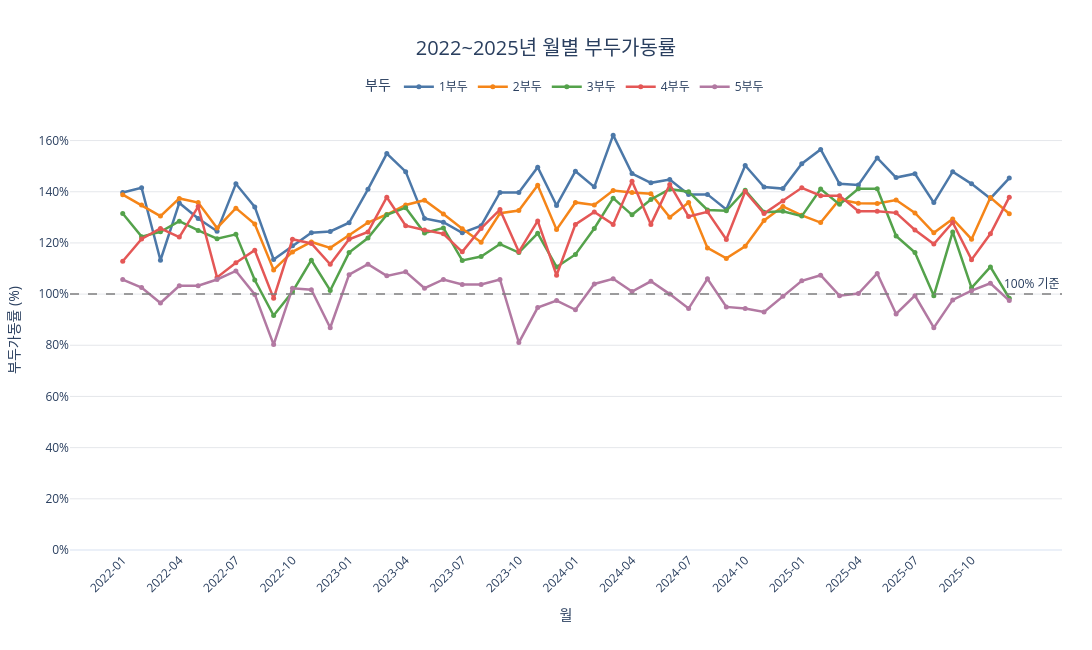

Write notebook code for a chart like this one.
### Markdown cell above
# 월별 부두가동률

### Code cell
import pandas as pd
import plotly.graph_objects as go

# ======================================
# 1. 기본 설정
# ======================================

DATA_PATH = r"C:\work\Final_Project\data\port_month.csv"

START_YEAR = 2022
END_YEAR = 2025

# 연간 하역능력 참고값 (TEU/년)
reference_capacity = {
    "1부두": 2_090_000,
    "2부두": 3_790_000,
    "3부두": 2_310_000,
    "4부두": 1_930_000,
    "5부두": 2_440_000
}

# 참고값을 모든 연도에 동일하게 적용
capacity_by_year = {
    year: reference_capacity.copy()
    for year in range(START_YEAR, END_YEAR + 1)
}

# ======================================
# 2. CSV 불러오기
# ======================================

df = pd.read_csv(DATA_PATH, encoding="cp949")
df.columns = df.columns.str.strip()

df = df.loc[
    df["기준년도"].between(START_YEAR, END_YEAR)
].copy()

if df.empty:
    raise ValueError("선택한 기간에 해당하는 자료가 없습니다.")

if df.duplicated(["기준년도", "월"]).any():
    raise ValueError("동일 연도·월의 중복 기록이 있습니다.")

if not df["단위"].astype(str).str.strip().eq("천TEU").all():
    raise ValueError("처리량 단위가 천TEU인지 확인하세요.")

# ======================================
# 3. 부두별 자료를 세로 형태로 변환
# ======================================

monthly = df.melt(
    id_vars=["기준년도", "월"],
    value_vars=[
        "신항1부두",
        "신항2부두",
        "신항3부두",
        "신항4부두",
        "신항5부두"
    ],
    var_name="부두",
    value_name="처리량_천TEU"
)

monthly["부두"] = monthly["부두"].str.replace(
    "신항", "", regex=False
)

monthly["기준월"] = pd.to_datetime({
    "year": monthly["기준년도"],
    "month": monthly["월"],
    "day": 1
})

# 천TEU → TEU
monthly["실제 처리실적(TEU)"] = (
    pd.to_numeric(
        monthly["처리량_천TEU"],
        errors="coerce"
    ) * 1000
)

# ======================================
# 4. 월별·연간 일수 계산
# ======================================

monthly["월 일수"] = monthly["기준월"].dt.days_in_month

monthly["연간 일수"] = (
    monthly["기준월"].dt.is_leap_year
    .map({True: 366, False: 365})
)

monthly["연간 하역능력(TEU)"] = monthly.apply(
    lambda row: capacity_by_year[
        int(row["기준년도"])
    ][row["부두"]],
    axis=1
)

capacity = monthly["연간 하역능력(TEU)"]

if capacity.isna().any() or capacity.le(0).any():
    raise ValueError("연간 하역능력은 양수로 입력해야 합니다.")

# ======================================
# 5. 월별 환산 하역능력 및 가동률
# ======================================

monthly["월별 환산 하역능력(TEU)"] = (
    monthly["연간 하역능력(TEU)"]
    * monthly["월 일수"]
    / monthly["연간 일수"]
)

monthly["월별 부두가동률(%)"] = (
    monthly["실제 처리실적(TEU)"]
    / monthly["월별 환산 하역능력(TEU)"]
    * 100
)

# ======================================
# 6. 월별·부두별 결과 표
# ======================================

monthly_rate = monthly.pivot(
    index="기준월",
    columns="부두",
    values="월별 부두가동률(%)"
).reindex(columns=list(reference_capacity))

# 누락 월은 결측으로 유지
all_months = pd.date_range(
    f"{START_YEAR}-01-01",
    f"{END_YEAR}-12-01",
    freq="MS"
)

monthly_rate = monthly_rate.reindex(all_months)

monthly_rate.index = monthly_rate.index.strftime("%Y-%m")
monthly_rate.index.name = "월"

print("\n[2022~2025년 월별 부두가동률]")
print(monthly_rate.round(2).to_string())

# ======================================
# 7. Plotly 라인그래프
# ======================================

port_colors = {
    "1부두": "#4C78A8",
    "2부두": "#F58518",
    "3부두": "#54A24B",
    "4부두": "#E45756",
    "5부두": "#B279A2"
}

fig = go.Figure()

for terminal in monthly_rate.columns:

    fig.add_trace(
        go.Scatter(
            x=monthly_rate.index,
            y=monthly_rate[terminal],

            mode="lines+markers",

            name=terminal,

            line=dict(
                color=port_colors[terminal],
                width=2.5
            ),

            marker=dict(
                size=5
            ),

            connectgaps=False,

            hovertemplate=(
                "월: %{x}<br>"
                "부두가동률: %{y:.2f}%"
                "<extra></extra>"
            )
        )
    )

# ======================================
# 8. 100% 기준선
# ======================================

fig.add_hline(
    y=100,
    line_color="gray",
    line_dash="dash",
    line_width=1.5,
    annotation_text="100% 기준",
    annotation_position="top right"
)

# ======================================
# 9. 그래프 디자인
# ======================================

# 분기 간격으로 월 표시
tick_values = monthly_rate.index[::3].tolist()

fig.update_layout(

    title=dict(
        text="2022~2025년 월별 부두가동률",
        x=0.5,
        xanchor="center",
        font=dict(size=20)
    ),

    xaxis=dict(
        title="월",
        type="category",
        tickmode="array",
        tickvals=tick_values,
        tickangle=-45,
        showgrid=False
    ),

    yaxis=dict(
        title="부두가동률 (%)",
        rangemode="tozero",
        ticksuffix="%",
        showgrid=True,
        gridcolor="#E5E7EB"
    ),

    template="plotly_white",

    width=1400,
    height=650,

    hovermode="x unified",

    legend=dict(
        title="부두",
        orientation="h",
        yanchor="bottom",
        y=1.02,
        xanchor="center",
        x=0.5
    ),

    margin=dict(
        t=110,
        b=100,
        l=70,
        r=30
    )
)

# ======================================
# 10. PyCharm 주피터 노트북 내부 출력
# ======================================
fig.show()

### Figure 1 — Plotly figure (JSON) as saved in the notebook; plotly's stock layout.template omitted (floating-point values rounded to 4 significant figures)
{"data": [{"connectgaps": false, "hovertemplate": "월: %{x}<br>부두가동률: %{y:.2f}%<extra></extra>", "line": {"color": "#4C78A8", "width": 2.5}, "marker": {"size": 5}, "mode": "lines+markers", "name": "1부두", "x": ["2022-01", "2022-02", "2022-03", "2022-04", "2022-05", "2022-06", "2022-07", "2022-08", "2022-09", "2022-10", "2022-11", "2022-12", "2023-01", "2023-02", "2023-03", "2023-04", "2023-05", "2023-06", "2023-07", "2023-08", "2023-09", "2023-10", "2023-11", "2023-12", "2024-01", "2024-02", "2024-03", "2024-04", "2024-05", "2024-06", "2024-07", "2024-08", "2024-09", "2024-10", "2024-11", "2024-12", "2025-01", "2025-02", "2025-03", "2025-04", "2025-05", "2025-06", "2025-07", "2025-08", "2025-09", "2025-10", "2025-11", "2025-12"], "y": [139.7, 141.6, 113.2, 135.6, 129.6, 124.6, 143.1, 134.1, 113.5, 118.9, 124.0, 124.5, 127.9, 141.0, 154.9, 147.9, 129.6, 128.1, 123.9, 126.8, 139.7, 139.7, 149.6, 134.6, 148.0, 141.9, 162.1, 147.1, 143.5, 144.8, 139.0, 139.0, 133.1, 150.3, 141.8, 141.2, 151.0, 156.6, 143.1, 142.6, 153.2, 145.5, 147.0, 135.8, 147.9, 143.1, 137.4, 145.3], "type": "scatter"}, {"connectgaps": false, "hovertemplate": "월: %{x}<br>부두가동률: %{y:.2f}%<extra></extra>", "line": {"color": "#F58518", "width": 2.5}, "marker": {"size": 5}, "mode": "lines+markers", "name": "2부두", "x": ["2022-01", "2022-02", "2022-03", "2022-04", "2022-05", "2022-06", "2022-07", "2022-08", "2022-09", "2022-10", "2022-11", "2022-12", "2023-01", "2023-02", "2023-03", "2023-04", "2023-05", "2023-06", "2023-07", "2023-08", "2023-09", "2023-10", "2023-11", "2023-12", "2024-01", "2024-02", "2024-03", "2024-04", "2024-05", "2024-06", "2024-07", "2024-08", "2024-09", "2024-10", "2024-11", "2024-12", "2025-01", "2025-02", "2025-03", "2025-04", "2025-05", "2025-06", "2025-07", "2025-08", "2025-09", "2025-10", "2025-11", "2025-12"], "y": [138.9, 134.8, 130.5, 137.4, 135.8, 125.8, 133.6, 127.4, 109.5, 116.5, 120.4, 118.1, 123.0, 127.9, 131.1, 134.8, 136.7, 131.3, 125.5, 120.2, 131.6, 132.7, 142.5, 125.2, 135.8, 134.9, 140.5, 139.7, 139.2, 130.0, 135.8, 118.1, 114.0, 118.7, 128.8, 134.3, 130.8, 127.9, 137.0, 135.5, 135.4, 136.8, 131.7, 124.0, 129.4, 121.5, 137.7, 131.4], "type": "scatter"}, {"connectgaps": false, "hovertemplate": "월: %{x}<br>부두가동률: %{y:.2f}%<extra></extra>", "line": {"color": "#54A24B", "width": 2.5}, "marker": {"size": 5}, "mode": "lines+markers", "name": "3부두", "x": ["2022-01", "2022-02", "2022-03", "2022-04", "2022-05", "2022-06", "2022-07", "2022-08", "2022-09", "2022-10", "2022-11", "2022-12", "2023-01", "2023-02", "2023-03", "2023-04", "2023-05", "2023-06", "2023-07", "2023-08", "2023-09", "2023-10", "2023-11", "2023-12", "2024-01", "2024-02", "2024-03", "2024-04", "2024-05", "2024-06", "2024-07", "2024-08", "2024-09", "2024-10", "2024-11", "2024-12", "2025-01", "2025-02", "2025-03", "2025-04", "2025-05", "2025-06", "2025-07", "2025-08", "2025-09", "2025-10", "2025-11", "2025-12"], "y": [131.5, 122.5, 124.4, 128.5, 124.9, 121.7, 123.3, 105.5, 91.65, 100.9, 113.2, 101.4, 116.2, 121.9, 131.0, 133.8, 123.9, 125.9, 113.2, 114.7, 119.6, 116.2, 123.8, 110.6, 115.5, 125.7, 137.5, 131.0, 137.0, 141.0, 140.0, 132.9, 132.6, 140.6, 132.0, 132.4, 130.5, 141.1, 135.1, 141.2, 141.2, 122.7, 116.2, 99.39, 124.3, 102.5, 110.6, 98.37], "type": "scatter"}, {"connectgaps": false, "hovertemplate": "월: %{x}<br>부두가동률: %{y:.2f}%<extra></extra>", "line": {"color": "#E45756", "width": 2.5}, "marker": {"size": 5}, "mode": "lines+markers", "name": "4부두", "x": ["2022-01", "2022-02", "2022-03", "2022-04", "2022-05", "2022-06", "2022-07", "2022-08", "2022-09", "2022-10", "2022-11", "2022-12", "2023-01", "2023-02", "2023-03", "2023-04", "2023-05", "2023-06", "2023-07", "2023-08", "2023-09", "2023-10", "2023-11", "2023-12", "2024-01", "2024-02", "2024-03", "2024-04", "2024-05", "2024-06", "2024-07", "2024-08", "2024-09", "2024-10", "2024-11", "2024-12", "2025-01", "2025-02", "2025-03", "2025-04", "2025-05", "2025-06", "2025-07", "2025-08", "2025-09", "2025-10", "2025-11", "2025-12"], "y": [112.9, 121.6, 125.7, 122.3, 134.2, 106.5, 112.3, 117.1, 98.34, 121.4, 119.8, 111.6, 121.4, 124.3, 137.9, 126.7, 125.1, 123.6, 116.5, 125.7, 133.0, 116.5, 128.6, 107.4, 127.2, 132.1, 127.2, 144.1, 127.2, 142.9, 130.3, 132.1, 121.4, 140.1, 131.5, 136.4, 141.5, 138.5, 138.5, 132.4, 132.4, 131.8, 125.1, 119.6, 128.0, 113.5, 123.6, 137.9], "type": "scatter"}, {"connectgaps": false, "hovertemplate": "월: %{x}<br>부두가동률: %{y:.2f}%<extra></extra>", "line": {"color": "#B279A2", "width": 2.5}, "marker": {"size": 5}, "mode": "lines+markers", "name": "5부두", "x": ["2022-01", "2022-02", "2022-03", "2022-04", "2022-05", "2022-06", "2022-07", "2022-08", "2022-09", "2022-10", "2022-11", "2022-12", "2023-01", "2023-02", "2023-03", "2023-04", "2023-05", "2023-06", "2023-07", "2023-08", "2023-09", "2023-10", "2023-11", "2023-12", "2024-01", "2024-02", "2024-03", "2024-04", "2024-05", "2024-06", "2024-07", "2024-08", "2024-09", "2024-10", "2024-11", "2024-12", "2025-01", "2025-02", "2025-03", "2025-04", "2025-05", "2025-06", "2025-07", "2025-08", "2025-09", "2025-10", "2025-11", "2025-12"], "y": [105.7, 102.6, 96.51, 103.2, 103.3, 105.7, 109.1, 99.89, 80.28, 102.3, 101.7, 86.86, 107.6, 111.7, 107.1, 108.7, 102.3, 105.7, 103.7, 103.7, 105.7, 81.07, 94.74, 97.47, 93.87, 104.0, 106.0, 101.0, 105.0, 100.0, 94.35, 106.0, 95.0, 94.35, 93.0, 99.19, 105.2, 107.4, 99.41, 100.2, 108.1, 92.25, 99.41, 86.86, 97.73, 101.3, 104.2, 97.47], "type": "scatter"}], "layout": {"shapes": [{"line": {"color": "gray", "dash": "dash", "width": 1.5}, "type": "line", "x0": 0, "x1": 1, "xref": "x domain", "y0": 100, "y1": 100, "yref": "y"}], "annotations": [{"showarrow": false, "text": "100% 기준", "x": 1, "xanchor": "right", "xref": "x domain", "y": 100, "yanchor": "bottom", "yref": "y"}], "title": {"font": {"size": 20}, "text": "2022~2025년 월별 부두가동률", "x": 0.5, "xanchor": "center"}, "xaxis": {"title": {"text": "월"}, "type": "category", "tickmode": "array", "tickvals": ["2022-01", "2022-04", "2022-07", "2022-10", "2023-01", "2023-04", "2023-07", "2023-10", "2024-01", "2024-04", "2024-07", "2024-10", "2025-01", "2025-04", "2025-07", "2025-10"], "tickangle": -45, "showgrid": false}, "yaxis": {"title": {"text": "부두가동률 (%)"}, "rangemode": "tozero", "ticksuffix": "%", "showgrid": true, "gridcolor": "#E5E7EB"}, "legend": {"title": {"text": "부두"}, "orientation": "h", "yanchor": "bottom", "y": 1.02, "xanchor": "center", "x": 0.5}, "margin": {"t": 110, "b": 100, "l": 70, "r": 30}, "width": 1400, "height": 650, "hovermode": "x unified"}}
